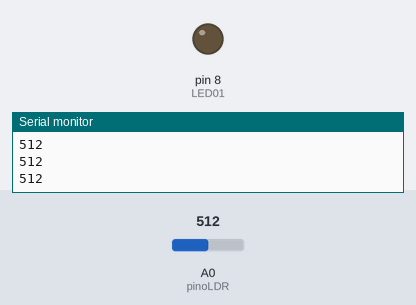
A sketch run on a simulated Arduino Uno, built with avr-gcc and run on an emulated ATmega328P. Parts: output pins drawn as LEDs (lit = HIGH), the last lines printed to the serial monitor. Inputs (shaded band) come from the test bench; at power-on: A0 (pinoLDR) = 512.

Above: at 1.2 s.
1.3 s: A0 (pinoLDR) set to 411
2.8 s: A0 (pinoLDR) set to 384
At 4.0 s:
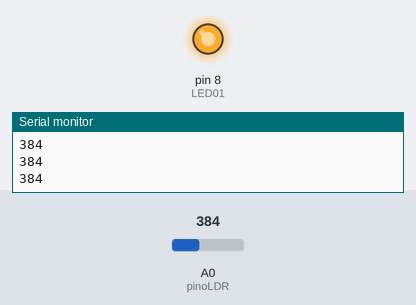
4.3 s: A0 (pinoLDR) set to 410
At 5.2 s:
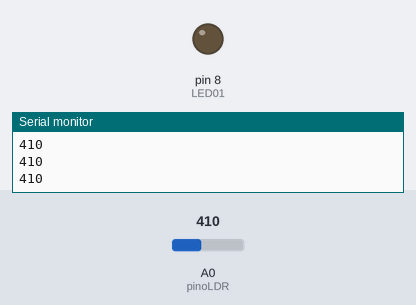
5.8 s: A0 (pinoLDR) set to 390
At 6.4 s:
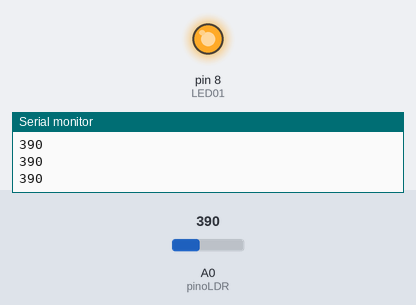
Timing chart, 0 to 8.3 s (numbered marks = the images above; inputs shaded):
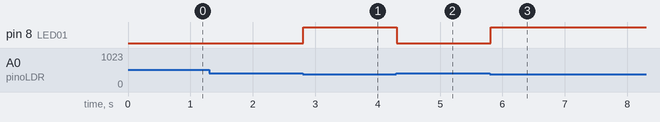

The sketch:

LDR.ino
```cpp
// C++ code
//
#define pinoLDR A0
#define LED01 8

void setup()
{
  Serial.begin(9600);
  pinMode(LED01, OUTPUT);
}

void loop()
{
  int valorLDR = analogRead(pinoLDR);
  Serial.println(valorLDR);

  if (valorLDR<400){
    digitalWrite(LED01, 1);
  }else{
    digitalWrite(LED01, 0);
  }

}
```

Measured:
- the behaviour switches between 400 and 399 on A0 (pinoLDR) (found by bisection; images 0 and 1)
- after the input at 2.8 s, pin 8 (LED01): LOW → HIGH at once
- after the input at 4.3 s, pin 8 (LED01): HIGH → LOW at once
- after the input at 5.8 s, pin 8 (LED01): LOW → HIGH at once
